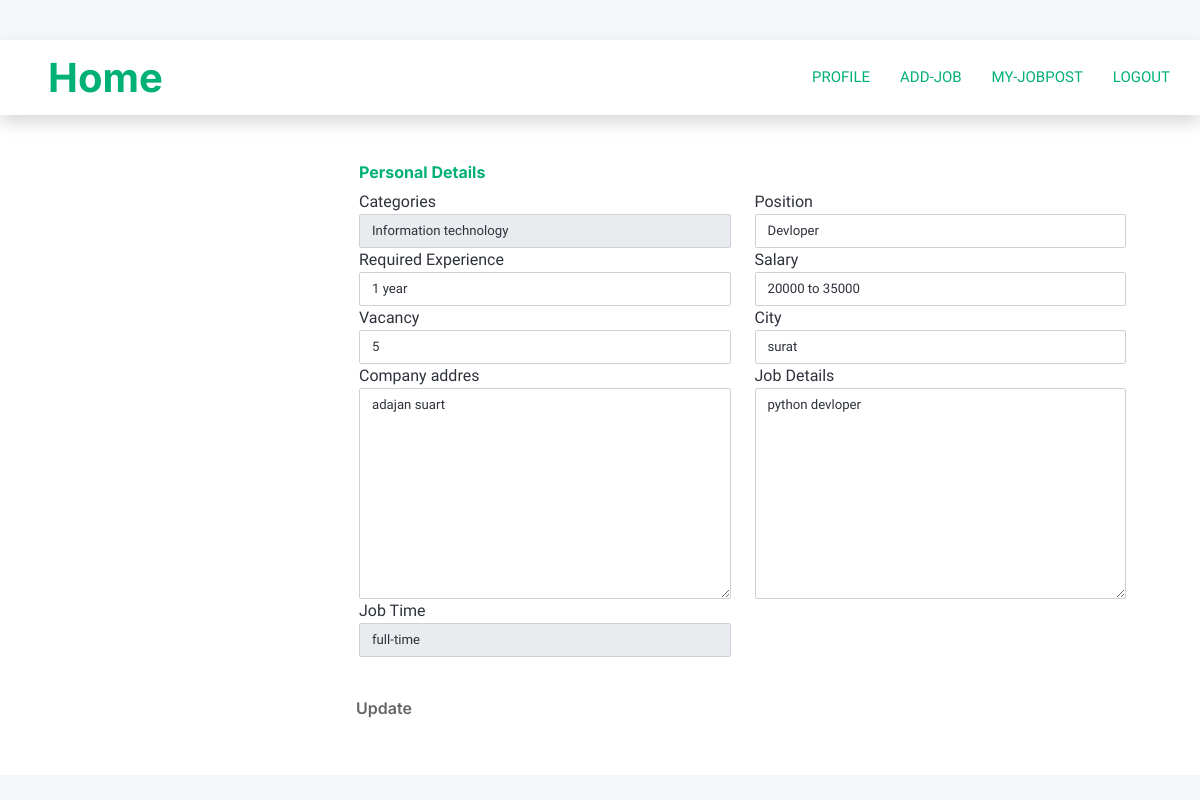
The app's page /edit-post/5 (signed in) with its own data.
### myapp/models.py (models this page shows, shortened)
class JobPost(models.Model):
    time=(('part-time','Part-time'),('full-time','full-time'))
    cate=(
        ('marketing','Marketing'),
        ('customer service','Customer service'),
        ('human resource','Human resource'),
        ('project management','Project management'),
        ('business devlopment','Business devlopment'),
        ('sales & communication','Seles & communication'),
        ('teaching & education','Teaching & education'),
        ('information technology','Information technology'),
    )
    HR=models.ForeignKey(User,on_delete=models.CASCADE)
    position=models.CharField(max_length=100)
    salary=models.CharField(max_length=100)
    addres=models.TextField(max_length=200)
    categories=models.CharField(max_length=100,choices=cate)
    job_description=models.TextField(max_length=200)
    experience=models.CharField(max_length=50)
    slot=models.IntegerField()
    type=models.CharField(max_length=25,choices=time)
    city=models.CharField(max_length=20)
    time=models.DateField(default=datetime.date.today)

### myapp/views.py (the view, shortened to what this page needs)
# urls.py: path('edit-post/<int:pk>',views.edit_post,name='edit-post'),
@login_required(login_url='/login/')
def edit_post(request,pk):
    post=JobPost.objects.get(id=pk)
    form=EditpostForm(instance=post)
    return render(request,'hr/edit-post.html',{'form':form})

### myapp/forms.py
class EditpostForm(forms.ModelForm):
    class Meta:
        model=JobPost
        fields=['position','salary','addres','categories','city','type','job_description','experience','slot']
        widgets = {
            'position': forms.TextInput(attrs={'class':'form-control'}),
            'salary': forms.TextInput(attrs={'class':'form-control'}),
            'addres': forms.Textarea(attrs={'class':'form-control'}),
            'categories': forms.Select(attrs={'class':'form-control'}),
            'experience': forms.TextInput(attrs={'class':'form-control'}),
            'job_description': forms.Textarea(attrs={'class':'form-control'}),
            'slot': forms.NumberInput(attrs={'class':'form-control'}),
            'type': forms.Select(attrs={'class':'form-control'}),
            'city': forms.TextInput(attrs={'class':'form-control'}),
        }

### myapp/templates/hr/edit-post.html (shortened to what this page needs)
{% extends 'header.html' %}
{% block content %}
   <div class="container">
    <div class="row gutters">
    <div class="col-xl-3 col-lg-3 col-md-12 col-sm-12 col-12">
    <div class="card h-100">
      <div class="card-body">
      </div>
    </div>
    </div>
    <div class="col-xl-9 col-lg-9 col-md-12 col-sm-12 col-12">
    <div class="card h-100">
      <form class="p-3 mt-3" method="POST">
      <div class="card-body">
        <div class="row gutters">
          <div class="col-xl-12 col-lg-12 col-md-12 col-sm-12 col-12">
            <h6 class="mb-2 text-primary">Personal Details</h6>
          </div>
          <div class="col-xl-6 col-lg-6 col-md-6 col-sm-6 col-12">
            <div class="form-group">
              <label for="eMail">Categories</label>
              {{form.categories}}
            </div>
          </div>
          <div class="col-xl-6 col-lg-6 col-md-6 col-sm-6 col-12">
            <div class="form-group">
              <label for="phone">Position</label>
              {{form.position}}
            </div>
          </div>
          <div class="col-xl-6 col-lg-6 col-md-6 col-sm-6 col-12">
            <div class="form-group">
              <label for="website">Required Experience</label>
              {{form.experience}}
            </div>
          </div>
          <div class="col-xl-6 col-lg-6 col-md-6 col-sm-6 col-12">
            <div class="form-group">
              <label for="Street">Salary</label>
              {{form.salary}}
            </div>
          </div>
          <div class="col-xl-6 col-lg-6 col-md-6 col-sm-6 col-12">
            <div class="form-group">
              <label for="Street">Vacancy</label>
              {{form.slot}}
            </div>
        </div>
        <div class="col-xl-6 col-lg-6 col-md-6 col-sm-6 col-12">
          <div class="form-group">
            <label for="Street">City</label>
            {{form.city}}
          </div>
        </div>
          <div class="col-xl-6 col-lg-6 col-md-6 col-sm-6 col-12">
            <div class="form-group">
              <label for="Street">Company addres</label>
              {{form.addres}}
            </div>
        </div>
          <div class="col-xl-6 col-lg-6 col-md-6 col-sm-6 col-12">
            <div class="form-group">
              <label for="Street">Job Details</label>
              {{form.job_description}}
            </div>
          </div>
          <div class="col-xl-6 col-lg-6 col-md-6 col-sm-6 col-12">
            <div class="form-group">
              <label for="Street">Job Time</label>
              {{form.type}}
            </div>
          </div>
        </div>
        </div>
            <button class="btn mt-3">Update</button>
            </div>
          </div>
        </div>
      </div>
    </div>
{% endblock %}

### myapp/static/css/style.css (style rules this page uses)
:root { --primary: #00B074; --secondary: #2B9BFF; --light: #EFFDF5; --dark: #2B3940; }
.btn { font-family: 'Inter', sans-serif; font-weight: 600; transition: .5s; }

### myapp/templates/hr/edit-post.html (style rules this page uses)
body { margin: 0; padding-top: 40px; color: #2e323c; background: #f5f6fa; position: relative; height: 100%; }
.form-control { border: 1px solid #cfd1d8; -webkit-border-radius: 2px; -moz-border-radius: 2px; border-radius: 2px; font-size: .825rem; background: #ffffff; color: #2e323c; }
.card { background: #ffffff; -webkit-border-radius: 5px; -moz-border-radius: 5px; border-radius: 5px; border: 0; margin-bottom: 1rem; }

### records on screen
JobPost: categories "Information technology", position "Devloper", experience "1 year", salary "20000 to 35000", slot "5", city "surat", addres "adajan suart", job_description "python devloper", type "full-time"
